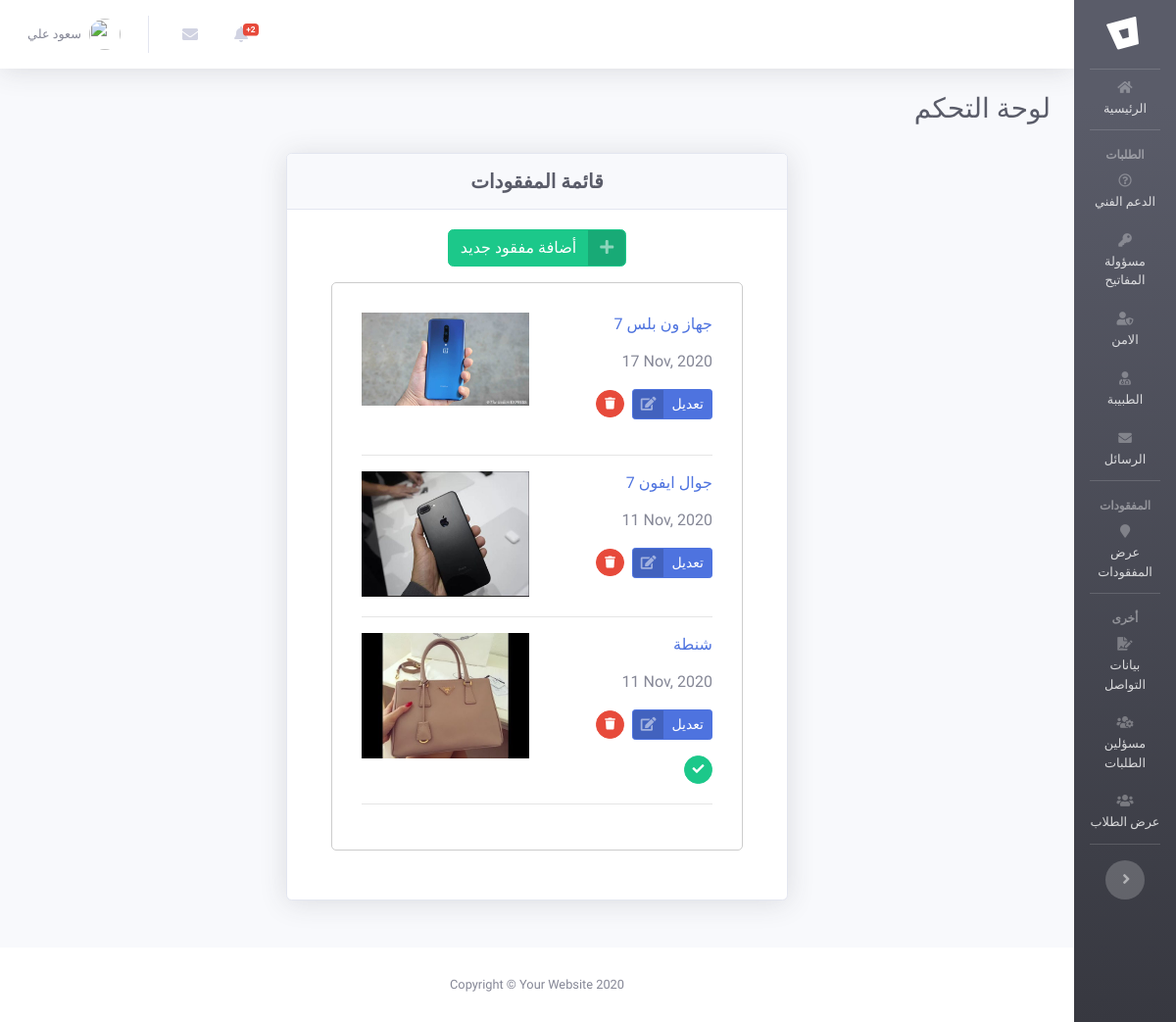
Page /dashboard/loss.php (signed in) on the committed database.
### tables this page shows
CREATE TABLE `lost` (
  `id` int(11) NOT NULL,
  `title` varchar(450) NOT NULL,
  `description` text NOT NULL,
  `image` varchar(225) NOT NULL,
  `date` int(225) NOT NULL,
  `state` int(11) NOT NULL DEFAULT '0'
);

### dashboard/includes/DataBase.php (called while the page is built, shortened)
<?php
class Database
{
    protected $_db;
    static $_instance;
    private $host = 'localhost';
    private $db_name = 'tvtc_test';
    private $username = 'root';
    private $password = '';
    private function __construct() {
        try{
            $this->_db = new PDO('mysql:host='.$this->host .';dbname='.$this->db_name .';charset=utf8mb4', ''.$this->username .'', ''.$this->password .'', [PDO::ATTR_ERRMODE => PDO::ERRMODE_EXCEPTION,PDO::ATTR_DEFAULT_FETCH_MODE => PDO::FETCH_ASSOC]);
        }catch(PDOException $e){
            $errorId = 6;
            require 'error.php';
            exit;
        }
    }
    public static function getInstance() {
        if (!(self::$_instance instanceof self)) {
            self::$_instance = new self();
        }
        return self::$_instance;
    }
    public function __call ( $method, $args ) {
        if ( is_callable(array($this->_db, $method)) ) {
            return call_user_func_array(array($this->_db, $method), $args);
        }
        else {
            throw new BadMethodCallException('Undefined method Database::' . $method);
        }
    }
}
$conn = Database::getInstance();

### dashboard/loss.php (the view, shortened to what this page needs)
<?php include "includes/head.php";?>
<body id="page-top" >
<div id="wrapper">
    <?php include "includes/menu.php" ?>
    <div id="content-wrapper" class="d-flex flex-column">
        <div id="content">
            <nav class="navbar navbar-expand navbar-light bg-white topbar mb-4 static-top shadow">
                <ul class="navbar-nav mr-auto">
                    <?php include "includes/alert.php"?>
                    <?php include "includes/msg.php"?>
                    <?php include "includes/logout-menu.php"?>
                </ul>
            </nav>
            <div class="container-fluid">
                <div class="d-sm-flex align-items-center justify-content-between mb-4">
                    <h1 class="h3 mb-0 text-gray-800 text-right Fonty">لوحة التحكم</h1>
                </div>
                <div class="row" >
                    <div class="col-md-6 text-center pt-1 mb-4 des-m-25 " dir="rtl">
                        <div class="card shadow mb-4">
                            <div class="card-header py-3">
                                <h5 class="m-0 font-weight-bold text-dark Fonty text-center">قائمة المفقودات</h5>
                            </div>
                            <div class="card-body">
                                <div class="row justify-content-center">
                                    <div class="pb-3">
                                        <a href="add-lose.php" class="btn btn-success btn-icon-split"><span class="icon text-white-50"><i class="fas fa-plus"></i></span><span class="text"> أضافة مفقود جديد</span></a>
                                    </div>
                                    <div class="blog-sidebar" style="width: 85%;">
                                        <div class="blog-widgets text-right " >
                                            <?php
                                            $stmt=$conn->prepare("SELECT * FROM `lost` ORDER BY `lost`.`date` DESC ");
                                            $stmt->execute();
                                            if($stmt->rowCount() > 0) :
                                            $rows = $stmt->fetchAll();
                                            foreach ($rows as $row) :
                                            $title = $row['title'];
                                            $id_lost = $row['id'];
                                            $image = $row['image'];
                                            $date = $row['date'];
                                            $state = $row['state'];
                                            ?>
                                                <div class="recent-post-item clearfix">
                                                    <div class="  mr-3">
                                                        <a href="#" data-toggle="modal" data-target="#show_m<?=$id_lost?>">
                                                            <img class="img-fluid w-50" src="../img/lost/<?php if(!empty($image)): echo $image; else: echo "placeholder.png"; endif; ?>" alt="صورة المفقودات" style="float: left;">
                                                        </a>
                                                    </div>
                                                    <div class="recent-post-body">
                                                        <a href="#" data-toggle="modal" data-target="#show_m<?=$id_lost?>">
                                                            <h6 class="recent-post-title fo "><?=$title?></h6>
                                                        </a>
                                                        <p class="recent-post-date" dir="ltr"><?php echo  date('d M, Y', $date)?></p>
                                                        <p class="recent-post-date" dir=""><a dir="ltr" href="edit-lost.php?id=<?=$row['id']?>" class="btn btn-primary btn-icon-split btn-sm"><span class="icon text-white-50"><i class="fas fa-edit " style="color: rgba(255,255,255,.5)!important; margin-right: 0px;"></i></span><span class="text">تعديل</span></a>&nbsp; <a href="#dlete" onclick="myf(<?=$row['id']?>)" class="btn btn-danger btn-circle  btn-sm"><i class="fas fa-trash text-white" style="margin-right: 0px;"></i></a>  </p>
                                                        <?php if($state): ?>
                                                            <div > <a href="#"  class="btn btn-success text-white btn-circle btn-sm"><i class="fas fa-check text-white" style="margin-right: 0px;"></i></a>   </div>
                                                    <?php endif; ?>
                                                    </div>
                                                </div>
                                                <hr>
                                           <?php endforeach; ?>
                                            <?php else: ?>
                                            <div class="p-5">
                                                <h6 class="text-center"> لايوجد مفقودات </h6>
                                            </div>
                                            <?php endif; ?>
                                        </div>
                                    </div>
                                </div>
                    </div>
                </div>
            </div>
        </div>
    </div>
</div>
<footer class="sticky-footer bg-white">
    <div class="container my-auto">
        <div class="copyright text-center my-auto">
            <span>Copyright &copy; Your Website 2020</span>
        </div>
    </div>
</footer>
</div>
</div>
</body>
</html>

### dashboard/includes/head.php (shortened to what this page needs)
<?php
include "../includes/DataBase.php";
?>
<!DOCTYPE html>
<html lang="ar" dir="rtl">
<head>
    <link href="vendor/fontawesome-free/css/all.min.css" rel="stylesheet" type="text/css">
    <link href="vendor/datatables/dataTables.bootstrap4.min.css" rel="stylesheet">
    <link href="css/sb-admin-2.min.css" rel="stylesheet">
    <link rel="stylesheet" href="../fonts/flat-icons2/flaticon.css">
    <link href="css/mystyle.css" rel="stylesheet">
    <link rel="stylesheet" href="css/sb-admin-2.css">
</head>

### dashboard/includes/menu.php (shortened to what this page needs)
<ul class="navbar-nav bg-gradient-dark sidebar sidebar-dark accordion toggled" id="accordionSidebar">
    <a class="sidebar-brand d-flex align-items-center justify-content-center" href="index.php">
        <div class="sidebar-brand-icon rotate-n-15">
            <i class="fab fa-bitbucket"></i>
        </div>
    </a>
    <hr class="sidebar-divider my-0">
    <li class="nav-item  ">
        <a class="nav-link text-center" href="index.php" >
            <i class="fas fa-home"></i>
            <span>الرئيسية</span>
        </a>
    </li>
    <hr class="sidebar-divider">
    <div class="sidebar-heading text-center Fonty">
        <div class="head-menu">الطلبات</div>
    </div>
    <li class="nav-item">
        <a class="nav-link text-center" href="orders.php?do=support">
            <i class="far fa-question-circle"></i>
            <span>الدعم الفني</span>
        </a>
    </li>
    <li class="nav-item">
        <a class="nav-link text-center" href="orders.php?do=key">
            <i class="fas fa-key"></i>
            <span>مسؤولة المفاتيح</span>
        </a>
    </li>
    <li class="nav-item">
        <a class="nav-link text-center" href="orders.php?do=security">
            <i class="fas fa-user-shield"></i>
            <span>الامن </span>
        </a>
    </li>
    <li class="nav-item">
        <a class="nav-link text-center" href="orders.php?do=doctor">
            <i class="fas fa-user-md"></i>
            <span> الطبيبة </span>
        </a>
    </li>
    <li class="nav-item">
        <a class="nav-link text-center" href="message.php">
            <i class="fas fa-envelope "></i>
            <span> الرسائل </span>
        </a>
    </li>
    <hr class="sidebar-divider">
    <div class="sidebar-heading text-center Fonty" >
        <div class="head-menu">المفقودات</div>
    </div>
    <li class="nav-item">
        <a class="nav-link text-center" href="loss.php">
            <i class="fas fa-map-marker"></i>
            <span>عرض المفقودات</span>
        </a>
    </li>
    <hr class="sidebar-divider">
    <div class="sidebar-heading text-center Fonty" >
        <div class="head-menu">أخرى</div>
    </div>
    <li class="nav-item">
        <a class="nav-link text-center" href="list.php">
            <i class="fas fa-file-signature"></i>
            <span> بيانات التواصل </span>
        </a>
    </li>
    <li class="nav-item">
        <a class="nav-link text-center" href="show-user.php">
            <i class="fas fa-users-cog"></i>
            <span>مسؤلين الطلبات</span>
        </a>
    </li>
    <li class="nav-item">
        <a class="nav-link text-center" href="show-stu.php">
            <i class="fas fa-users"></i>
            <span>عرض الطلاب</span>
        </a>
    </li>
    <hr class="sidebar-divider d-none d-md-block">
    <div class="text-center d-none d-md-inline">
        <button class="rounded-circle border-0" id="sidebarToggle"></button>
    </div>
</ul>

### dashboard/includes/alert.php (shortened to what this page needs)
<?php
$stm = $conn->prepare("SELECT * FROM `order` WHERE reared = 0");
$stm->execute();
$count = $stm->rowCount();
?>
<li class="nav-item dropdown no-arrow mx-1">
    <a class="nav-link dropdown-toggle" href="#" id="alertsDropdown" role="button" data-toggle="dropdown" aria-haspopup="true" aria-expanded="false">
        <i class="fas fa-bell fa-fw"></i>
        <?php if($count != 0): ?>
        <span class="badge badge-danger badge-counter"><?=$count?>+</span>
        <?php endif; ?>
    </a>
</li>

### dashboard/includes/msg.php (shortened to what this page needs)
<li class="nav-item dropdown no-arrow mx-1">
    <a class="nav-link dropdown-toggle" href="#" id="messagesDropdown" role="button" data-toggle="dropdown" aria-haspopup="true" aria-expanded="false">
        <i class="fas fa-envelope fa-fw"></i>
    </a>
</li>

### dashboard/includes/logout-menu.php (shortened to what this page needs)
<li class="nav-item dropdown no-arrow" dir="ltr">
    <a class="nav-link dropdown-toggle" href="#" id="userDropdown" role="button" data-toggle="dropdown" aria-haspopup="true" aria-expanded="false">
        <span class="mr-2 d-none d-lg-inline text-gray-600 small fonty-par"><?=$_SESSION['dashName:TVTC']?></span>
        <img class="img-profile rounded-circle" src="https://cdn.icon-icons.com/icons2/1378/PNG/512/avatardefault_92824.png">
    </a>
</li>

### dashboard/css/mystyle.css (style rules this page uses)
.Fonty { font-family: 'Tajawal', sans-serif; }
.fonty-par { font-family: 'Tajawal', sans-serif; font-size: 17px; }

### dashboard/loss.php (style rules this page uses)
.navbar-nav { padding-right: 0; }
@media (min-width: 768px) { .sidebar.toggled .nav-item .nav-link { text-align: center; padding: .75rem 1rem; padding-top: 0.35rem; padding-right: 1rem; padding-bottom: 0.75rem; padding-left: 1rem; width: 6.5rem; } }
.head-menu { font-size: 12px; }
* { font-family: 'Tajawal', sans-serif; }
.blog-sidebar .blog-widgets { padding: 30px; border-radius: 5px; margin-bottom: 30px; -webkit-transition: all 0.25s ease; transition: all 0.25s ease; border: 1px solid #ccc!important; }
.blog-sidebar .recent-post-item { margin-bottom: 20px; }
.blog-sidebar .recent-post-item .recent-post-body .recent-post-title { margin-bottom: 14px; line-height: 1.5; }
.blog-sidebar .recent-post-item .recent-post-body .recent-post-date i { margin-right: 8px; color: #6c63ff; }
@media (min-width: 992px) { .des-m-25 { margin-right: 25% !important; } }

### rows in the picture
lost: image (picture), title "جهاز ون بلس 7", date "17 Nov, 2020"
lost: image (picture), title "جوال ايفون 7", date "11 Nov, 2020"
lost: image (picture), title "شنطة", date "11 Nov, 2020", state 1 (drawn)

### other values in the picture
$count "2"
$_SESSION['dashName:TVTC'] "سعود علي"
